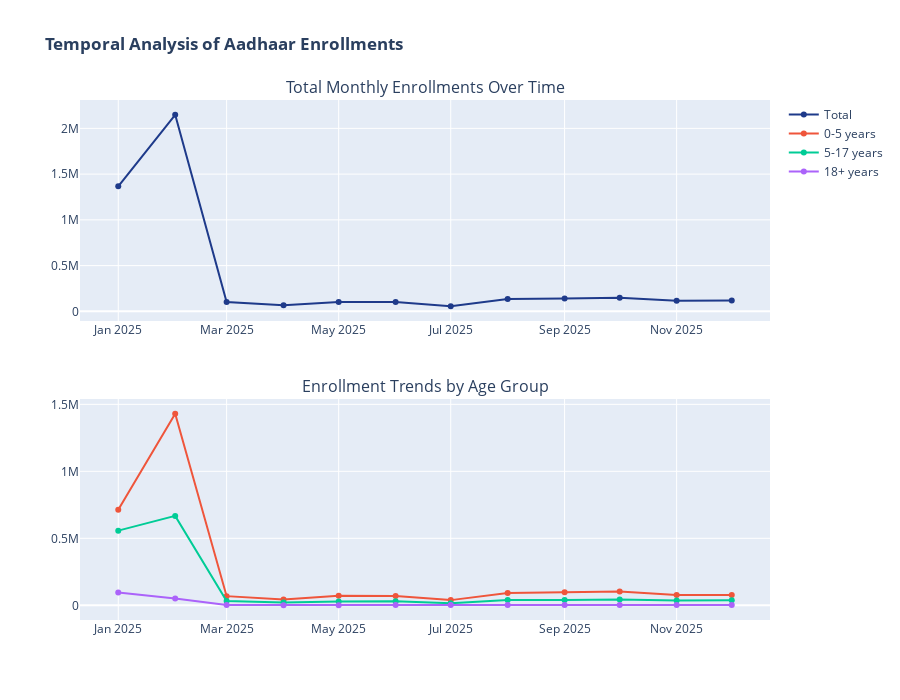

Here is the notebook cell this chart was saved with:
### Markdown cell above
### 5.3 Temporal Analysis

### Code cell
# Monthly enrollment trends
monthly_enrollment = df_enrolment.groupby(['year', 'month']).agg({
    'total_enrollments': 'sum',
    'age_0_5': 'sum',
    'age_5_17': 'sum',
    'age_18_greater': 'sum'
}).reset_index()

monthly_enrollment['date'] = pd.to_datetime(monthly_enrollment[['year', 'month']].assign(day=1))

fig = make_subplots(rows=2, cols=1, subplot_titles=(
    'Total Monthly Enrollments Over Time',
    'Enrollment Trends by Age Group'
), vertical_spacing=0.15)

# Total enrollments
fig.add_trace(
    go.Scatter(x=monthly_enrollment['date'], y=monthly_enrollment['total_enrollments'],
               mode='lines+markers', name='Total', line=dict(color=COLORS['primary'], width=2)),
    row=1, col=1
)

# By age group
for col, name, color in [('age_0_5', '0-5 years', COLORS['warning']),
                          ('age_5_17', '5-17 years', COLORS['secondary']),
                          ('age_18_greater', '18+ years', COLORS['success'])]:
    fig.add_trace(
        go.Scatter(x=monthly_enrollment['date'], y=monthly_enrollment[col],
                   mode='lines+markers', name=name, line=dict(width=2)),
        row=2, col=1
    )

fig.update_layout(height=700, title_text='<b>Temporal Analysis of Aadhaar Enrollments</b>')
fig.show()
fig.write_html(OUTPUT_PATH / 'visualizations' / 'temporal_trends.html')

### Figure 1 — Plotly figure (JSON) as saved in the notebook; plotly's stock layout.template omitted (floating-point values rounded to 4 significant figures)
{"data": [{"line": {"color": "#1E3A8A", "width": 2}, "mode": "lines+markers", "name": "Total", "type": "scatter", "x": ["2025-01-01T00:00:00", "2025-02-01T00:00:00", "2025-03-01T00:00:00", "2025-04-01T00:00:00", "2025-05-01T00:00:00", "2025-06-01T00:00:00", "2025-07-01T00:00:00", "2025-08-01T00:00:00", "2025-09-01T00:00:00", "2025-10-01T00:00:00", "2025-11-01T00:00:00", "2025-12-01T00:00:00"], "xaxis": "x", "y": [1366494, 2148293, 102912, 66356, 101185, 102257, 56194, 133807, 139208, 148246, 114658, 117166], "yaxis": "y"}, {"line": {"width": 2}, "mode": "lines+markers", "name": "0-5 years", "type": "scatter", "x": ["2025-01-01T00:00:00", "2025-02-01T00:00:00", "2025-03-01T00:00:00", "2025-04-01T00:00:00", "2025-05-01T00:00:00", "2025-06-01T00:00:00", "2025-07-01T00:00:00", "2025-08-01T00:00:00", "2025-09-01T00:00:00", "2025-10-01T00:00:00", "2025-11-01T00:00:00", "2025-12-01T00:00:00"], "xaxis": "x2", "y": [713903, 1429461, 68293, 43793, 71256, 69489, 38744, 92321, 97020, 102861, 77388, 76839], "yaxis": "y2"}, {"line": {"width": 2}, "mode": "lines+markers", "name": "5-17 years", "type": "scatter", "x": ["2025-01-01T00:00:00", "2025-02-01T00:00:00", "2025-03-01T00:00:00", "2025-04-01T00:00:00", "2025-05-01T00:00:00", "2025-06-01T00:00:00", "2025-07-01T00:00:00", "2025-08-01T00:00:00", "2025-09-01T00:00:00", "2025-10-01T00:00:00", "2025-11-01T00:00:00", "2025-12-01T00:00:00"], "xaxis": "x2", "y": [557337, 667341, 32497, 21728, 28758, 30733, 15889, 39726, 40565, 43312, 35330, 37324], "yaxis": "y2"}, {"line": {"width": 2}, "mode": "lines+markers", "name": "18+ years", "type": "scatter", "x": ["2025-01-01T00:00:00", "2025-02-01T00:00:00", "2025-03-01T00:00:00", "2025-04-01T00:00:00", "2025-05-01T00:00:00", "2025-06-01T00:00:00", "2025-07-01T00:00:00", "2025-08-01T00:00:00", "2025-09-01T00:00:00", "2025-10-01T00:00:00", "2025-11-01T00:00:00", "2025-12-01T00:00:00"], "xaxis": "x2", "y": [95254, 51491, 2122, 835, 1171, 2035, 1561, 1760, 1623, 2073, 1940, 3003], "yaxis": "y2"}], "layout": {"annotations": [{"font": {"size": 16}, "showarrow": false, "text": "Total Monthly Enrollments Over Time", "x": 0.5, "xanchor": "center", "xref": "paper", "y": 1, "yanchor": "bottom", "yref": "paper"}, {"font": {"size": 16}, "showarrow": false, "text": "Enrollment Trends by Age Group", "x": 0.5, "xanchor": "center", "xref": "paper", "y": 0.425, "yanchor": "bottom", "yref": "paper"}], "height": 700, "title": {"text": "<b>Temporal Analysis of Aadhaar Enrollments</b>"}, "xaxis": {"anchor": "y", "domain": [0, 1]}, "xaxis2": {"anchor": "y2", "domain": [0, 1]}, "yaxis": {"anchor": "x", "domain": [0.575, 1]}, "yaxis2": {"anchor": "x2", "domain": [0, 0.425]}}}
